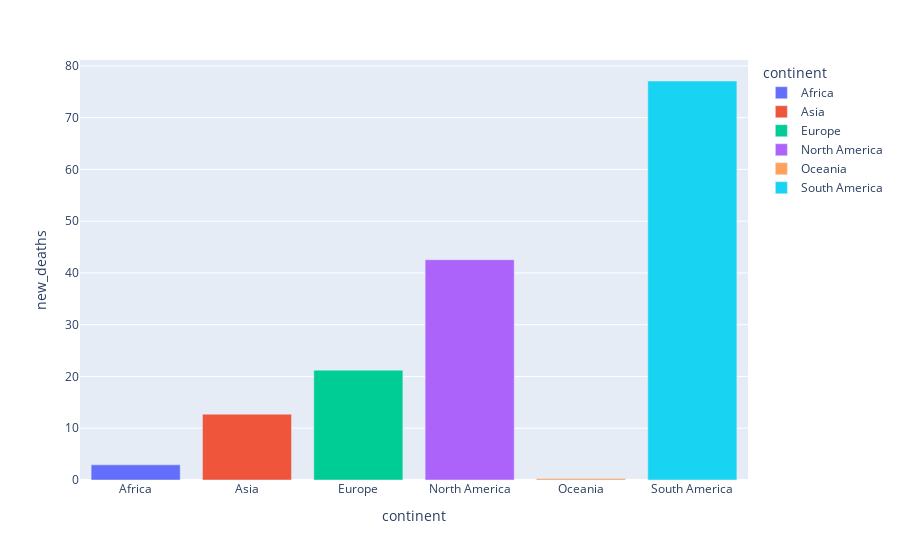

This figure's notebook cell:
### Markdown cell above
2. Plot a bar plot with plotly express for average death number that compares continents.

### Code cell
corona = pd.read_csv('owid-covid-data.csv')

deathNumberMean = corona.groupby(by="continent")["new_deaths"].mean().reset_index()
pd.DataFrame(deathNumberMean)

fig = px.bar(data_frame = deathNumberMean, x = "continent",y= "new_deaths",color = 'continent')

fig.show()

### Figure 1 — Plotly figure (JSON) as saved in the notebook; plotly's stock layout.template omitted (floating-point values rounded to 4 significant figures)
{"data": [{"alignmentgroup": "True", "hovertemplate": "continent=%{x}<br>new_deaths=%{y}<extra></extra>", "legendgroup": "Africa", "marker": {"color": "#636efa"}, "name": "Africa", "offsetgroup": "Africa", "orientation": "v", "showlegend": true, "textposition": "auto", "type": "bar", "x": ["Africa"], "xaxis": "x", "y": [2.923], "yaxis": "y"}, {"alignmentgroup": "True", "hovertemplate": "continent=%{x}<br>new_deaths=%{y}<extra></extra>", "legendgroup": "Asia", "marker": {"color": "#EF553B"}, "name": "Asia", "offsetgroup": "Asia", "orientation": "v", "showlegend": true, "textposition": "auto", "type": "bar", "x": ["Asia"], "xaxis": "x", "y": [12.72], "yaxis": "y"}, {"alignmentgroup": "True", "hovertemplate": "continent=%{x}<br>new_deaths=%{y}<extra></extra>", "legendgroup": "Europe", "marker": {"color": "#00cc96"}, "name": "Europe", "offsetgroup": "Europe", "orientation": "v", "showlegend": true, "textposition": "auto", "type": "bar", "x": ["Europe"], "xaxis": "x", "y": [21.22], "yaxis": "y"}, {"alignmentgroup": "True", "hovertemplate": "continent=%{x}<br>new_deaths=%{y}<extra></extra>", "legendgroup": "North America", "marker": {"color": "#ab63fa"}, "name": "North America", "offsetgroup": "North America", "orientation": "v", "showlegend": true, "textposition": "auto", "type": "bar", "x": ["North America"], "xaxis": "x", "y": [42.56], "yaxis": "y"}, {"alignmentgroup": "True", "hovertemplate": "continent=%{x}<br>new_deaths=%{y}<extra></extra>", "legendgroup": "Oceania", "marker": {"color": "#FFA15A"}, "name": "Oceania", "offsetgroup": "Oceania", "orientation": "v", "showlegend": true, "textposition": "auto", "type": "bar", "x": ["Oceania"], "xaxis": "x", "y": [0.2783], "yaxis": "y"}, {"alignmentgroup": "True", "hovertemplate": "continent=%{x}<br>new_deaths=%{y}<extra></extra>", "legendgroup": "South America", "marker": {"color": "#19d3f3"}, "name": "South America", "offsetgroup": "South America", "orientation": "v", "showlegend": true, "textposition": "auto", "type": "bar", "x": ["South America"], "xaxis": "x", "y": [77.08], "yaxis": "y"}], "layout": {"barmode": "relative", "legend": {"title": {"text": "continent"}, "tracegroupgap": 0}, "margin": {"t": 60}, "xaxis": {"anchor": "y", "categoryarray": ["Africa", "Asia", "Europe", "North America", "Oceania", "South America"], "categoryorder": "array", "domain": [0, 1], "title": {"text": "continent"}}, "yaxis": {"anchor": "x", "domain": [0, 1], "title": {"text": "new_deaths"}}}}
